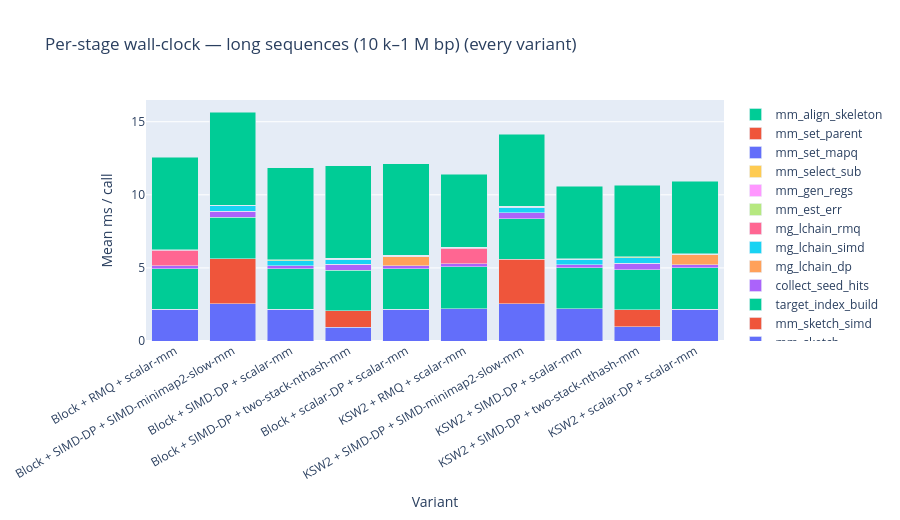
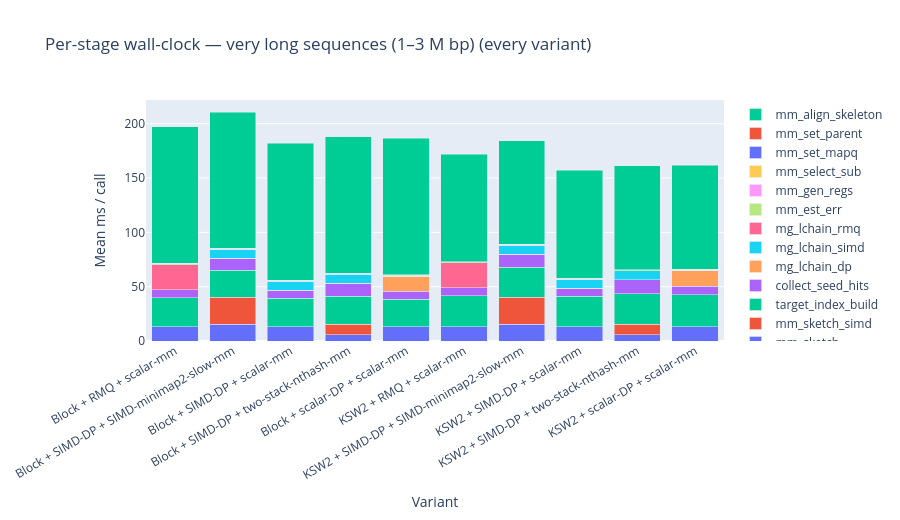
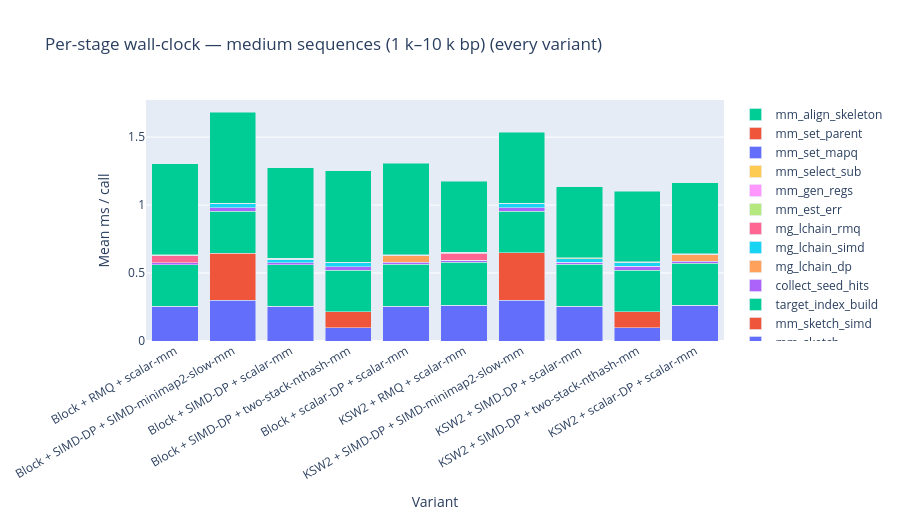
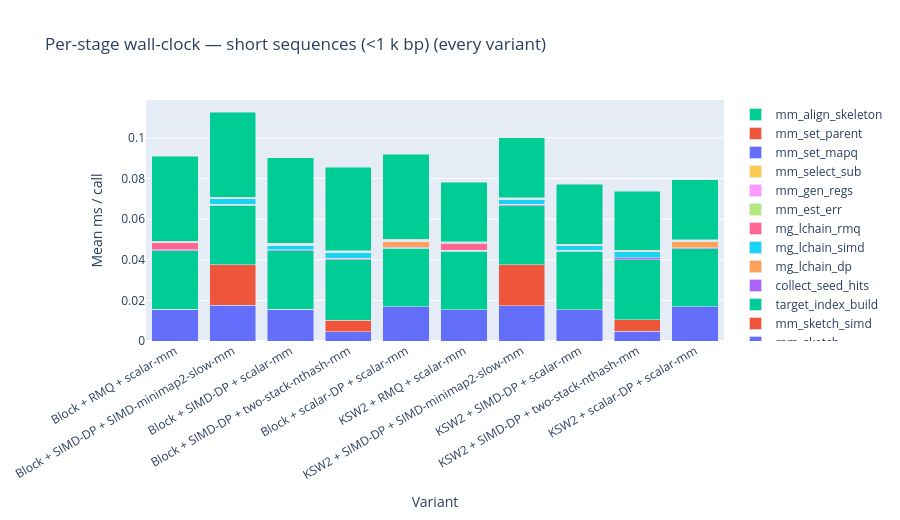

These figures' notebook cell, in order:
### Markdown cell above
## 5. Full per-stage breakdown — every variant

> Same stacked bars as section 2 but for every variant in the bench.
> Useful for diagnosing which stage explains an unexpected total
> wall-clock — e.g. when a SIMD-DP chain wins on chaining time but loses
> in `collect_seed_hits` because of minimizer-set distribution drift.

### Code cell
def render_full_phase_breakdown(chart_id, length_human):
    chart = charts.get(chart_id)
    if chart is None:
        return False
    phases_by_name = {}
    config_set = []
    for trace in chart.get('plotly', {}).get('data', []):
        phase = trace.get('name')
        for cfg, value in zip(trace.get('x', []), trace.get('y', [])):
            if not is_main_grid_label(cfg):
                continue
            phases_by_name.setdefault(phase, {})[cfg] = value
            if cfg not in config_set:
                config_set.append(cfg)
    if not config_set:
        return False
    fig = go.Figure()
    for phase in DOWNSTREAM_PHASE_ORDER:
        if phase not in phases_by_name:
            continue
        ys = [phases_by_name[phase].get(c, 0.0) or 0.0 for c in config_set]
        if all(y == 0 for y in ys):
            continue
        fig.add_trace(go.Bar(name=phase, x=[shorten(c) for c in config_set], y=ys))
    fig.update_layout(
        barmode='stack',
        title=f'Per-stage wall-clock — {length_human} (every variant)',
        xaxis_title='Variant',
        yaxis_title='Mean ms / call',
        height=520,
        xaxis=dict(tickangle=-30),
    )
    fig.show()
    return True


for chart_id, human in [
    ('phase_breakdown_long',      'long sequences (10 k–1 M bp)'),
    ('phase_breakdown_very_long', 'very long sequences (1–3 M bp)'),
    ('phase_breakdown_medium',    'medium sequences (1 k–10 k bp)'),
    ('phase_breakdown_short',     'short sequences (<1 k bp)'),
]:
    rendered = render_full_phase_breakdown(chart_id, human)
    if not rendered:
        display(Markdown(f'_`{chart_id}` not present in the report._'))

### Figure 1 — Plotly figure (JSON) as saved in the notebook; plotly's stock layout.template omitted (floating-point values rounded to 4 significant figures)
{"data": [{"name": "mm_sketch", "type": "bar", "x": ["Block + RMQ + scalar-mm", "Block + SIMD-DP + SIMD-minimap2-slow-mm", "Block + SIMD-DP + scalar-mm", "Block + SIMD-DP + two-stack-nthash-mm", "Block + scalar-DP + scalar-mm", "KSW2 + RMQ + scalar-mm", "KSW2 + SIMD-DP + SIMD-minimap2-slow-mm", "KSW2 + SIMD-DP + scalar-mm", "KSW2 + SIMD-DP + two-stack-nthash-mm", "KSW2 + scalar-DP + scalar-mm"], "y": [2.179, 2.564, 2.175, 0.9459, 2.169, 2.197, 2.543, 2.19, 0.9685, 2.185]}, {"name": "mm_sketch_simd", "type": "bar", "x": ["Block + RMQ + scalar-mm", "Block + SIMD-DP + SIMD-minimap2-slow-mm", "Block + SIMD-DP + scalar-mm", "Block + SIMD-DP + two-stack-nthash-mm", "Block + scalar-DP + scalar-mm", "KSW2 + RMQ + scalar-mm", "KSW2 + SIMD-DP + SIMD-minimap2-slow-mm", "KSW2 + SIMD-DP + scalar-mm", "KSW2 + SIMD-DP + two-stack-nthash-mm", "KSW2 + scalar-DP + scalar-mm"], "y": [0, 3.071, 0, 1.128, 0, 0, 3.039, 0, 1.154, 0]}, {"name": "target_index_build", "type": "bar", "x": ["Block + RMQ + scalar-mm", "Block + SIMD-DP + SIMD-minimap2-slow-mm", "Block + SIMD-DP + scalar-mm", "Block + SIMD-DP + two-stack-nthash-mm", "Block + scalar-DP + scalar-mm", "KSW2 + RMQ + scalar-mm", "KSW2 + SIMD-DP + SIMD-minimap2-slow-mm", "KSW2 + SIMD-DP + scalar-mm", "KSW2 + SIMD-DP + two-stack-nthash-mm", "KSW2 + scalar-DP + scalar-mm"], "y": [2.779, 2.827, 2.767, 2.756, 2.777, 2.873, 2.789, 2.836, 2.768, 2.836]}, {"name": "collect_seed_hits", "type": "bar", "x": ["Block + RMQ + scalar-mm", "Block + SIMD-DP + SIMD-minimap2-slow-mm", "Block + SIMD-DP + scalar-mm", "Block + SIMD-DP + two-stack-nthash-mm", "Block + scalar-DP + scalar-mm", "KSW2 + RMQ + scalar-mm", "KSW2 + SIMD-DP + SIMD-minimap2-slow-mm", "KSW2 + SIMD-DP + scalar-mm", "KSW2 + SIMD-DP + two-stack-nthash-mm", "KSW2 + scalar-DP + scalar-mm"], "y": [0.1976, 0.4007, 0.1965, 0.4044, 0.197, 0.203, 0.4023, 0.2003, 0.4198, 0.1904]}, {"name": "mg_lchain_dp", "type": "bar", "x": ["Block + RMQ + scalar-mm", "Block + SIMD-DP + SIMD-minimap2-slow-mm", "Block + SIMD-DP + scalar-mm", "Block + SIMD-DP + two-stack-nthash-mm", "Block + scalar-DP + scalar-mm", "KSW2 + RMQ + scalar-mm", "KSW2 + SIMD-DP + SIMD-minimap2-slow-mm", "KSW2 + SIMD-DP + scalar-mm", "KSW2 + SIMD-DP + two-stack-nthash-mm", "KSW2 + scalar-DP + scalar-mm"], "y": [0, 0, 0, 0, 0.6598, 0, 0, 0, 0, 0.7106]}, {"name": "mg_lchain_simd", "type": "bar", "x": ["Block + RMQ + scalar-mm", "Block + SIMD-DP + SIMD-minimap2-slow-mm", "Block + SIMD-DP + scalar-mm", "Block + SIMD-DP + two-stack-nthash-mm", "Block + scalar-DP + scalar-mm", "KSW2 + RMQ + scalar-mm", "KSW2 + SIMD-DP + SIMD-minimap2-slow-mm", "KSW2 + SIMD-DP + scalar-mm", "KSW2 + SIMD-DP + two-stack-nthash-mm", "KSW2 + scalar-DP + scalar-mm"], "y": [0, 0.3803, 0.3615, 0.3623, 0, 0, 0.3797, 0.3647, 0.3871, 0]}, {"name": "mg_lchain_rmq", "type": "bar", "x": ["Block + RMQ + scalar-mm", "Block + SIMD-DP + SIMD-minimap2-slow-mm", "Block + SIMD-DP + scalar-mm", "Block + SIMD-DP + two-stack-nthash-mm", "Block + scalar-DP + scalar-mm", "KSW2 + RMQ + scalar-mm", "KSW2 + SIMD-DP + SIMD-minimap2-slow-mm", "KSW2 + SIMD-DP + scalar-mm", "KSW2 + SIMD-DP + two-stack-nthash-mm", "KSW2 + scalar-DP + scalar-mm"], "y": [1.036, 0, 0, 0, 0, 1.065, 0, 0, 0, 0]}, {"name": "mm_est_err", "type": "bar", "x": ["Block + RMQ + scalar-mm", "Block + SIMD-DP + SIMD-minimap2-slow-mm", "Block + SIMD-DP + scalar-mm", "Block + SIMD-DP + two-stack-nthash-mm", "Block + scalar-DP + scalar-mm", "KSW2 + RMQ + scalar-mm", "KSW2 + SIMD-DP + SIMD-minimap2-slow-mm", "KSW2 + SIMD-DP + scalar-mm", "KSW2 + SIMD-DP + two-stack-nthash-mm", "KSW2 + scalar-DP + scalar-mm"], "y": [0.05848, 0.04925, 0.04729, 0.04603, 0.04545, 0.05715, 0.04766, 0.04574, 0.04944, 0.04651]}, {"name": "mm_gen_regs", "type": "bar", "x": ["Block + RMQ + scalar-mm", "Block + SIMD-DP + SIMD-minimap2-slow-mm", "Block + SIMD-DP + scalar-mm", "Block + SIMD-DP + two-stack-nthash-mm", "Block + scalar-DP + scalar-mm", "KSW2 + RMQ + scalar-mm", "KSW2 + SIMD-DP + SIMD-minimap2-slow-mm", "KSW2 + SIMD-DP + scalar-mm", "KSW2 + SIMD-DP + two-stack-nthash-mm", "KSW2 + scalar-DP + scalar-mm"], "y": [0.00373, 0.003977, 0.003896, 0.003685, 0.003759, 0.003842, 0.003807, 0.003728, 0.003747, 0.004043]}, {"name": "mm_select_sub", "type": "bar", "x": ["Block + RMQ + scalar-mm", "Block + SIMD-DP + SIMD-minimap2-slow-mm", "Block + SIMD-DP + scalar-mm", "Block + SIMD-DP + two-stack-nthash-mm", "Block + scalar-DP + scalar-mm", "KSW2 + RMQ + scalar-mm", "KSW2 + SIMD-DP + SIMD-minimap2-slow-mm", "KSW2 + SIMD-DP + scalar-mm", "KSW2 + SIMD-DP + two-stack-nthash-mm", "KSW2 + scalar-DP + scalar-mm"], "y": [0.0005093, 0.0005463, 0.0004839, 0.000463, 0.0004271, 0.0005416, 0.0004611, 0.0004755, 0.0004418, 0.0005001]}, {"name": "mm_set_mapq", "type": "bar", "x": ["Block + RMQ + scalar-mm", "Block + SIMD-DP + SIMD-minimap2-slow-mm", "Block + SIMD-DP + scalar-mm", "Block + SIMD-DP + two-stack-nthash-mm", "Block + scalar-DP + scalar-mm", "KSW2 + RMQ + scalar-mm", "KSW2 + SIMD-DP + SIMD-minimap2-slow-mm", "KSW2 + SIMD-DP + scalar-mm", "KSW2 + SIMD-DP + two-stack-nthash-mm", "KSW2 + scalar-DP + scalar-mm"], "y": [0.0004283, 0.000508, 0.0004155, 0.0005023, 0.0004606, 0.0004827, 0.0003982, 0.0005047, 0.0004704, 0.0004704]}, {"name": "mm_set_parent", "type": "bar", "x": ["Block + RMQ + scalar-mm", "Block + SIMD-DP + SIMD-minimap2-slow-mm", "Block + SIMD-DP + scalar-mm", "Block + SIMD-DP + two-stack-nthash-mm", "Block + scalar-DP + scalar-mm", "KSW2 + RMQ + scalar-mm", "KSW2 + SIMD-DP + SIMD-minimap2-slow-mm", "KSW2 + SIMD-DP + scalar-mm", "KSW2 + SIMD-DP + two-stack-nthash-mm", "KSW2 + scalar-DP + scalar-mm"], "y": [0.000471, 0.0004641, 0.0005001, 0.0004583, 0.0004757, 0.0005359, 0.0005492, 0.0005356, 0.0005018, 0.0005813]}, {"name": "mm_align_skeleton", "type": "bar", "x": ["Block + RMQ + scalar-mm", "Block + SIMD-DP + SIMD-minimap2-slow-mm", "Block + SIMD-DP + scalar-mm", "Block + SIMD-DP + two-stack-nthash-mm", "Block + scalar-DP + scalar-mm", "KSW2 + RMQ + scalar-mm", "KSW2 + SIMD-DP + SIMD-minimap2-slow-mm", "KSW2 + SIMD-DP + scalar-mm", "KSW2 + SIMD-DP + two-stack-nthash-mm", "KSW2 + scalar-DP + scalar-mm"], "y": [6.322, 6.364, 6.288, 6.333, 6.285, 5.007, 4.927, 4.955, 4.913, 4.944]}], "layout": {"barmode": "stack", "height": 520, "title": {"text": "Per-stage wall-clock — long sequences (10 k–1 M bp) (every variant)"}, "xaxis": {"tickangle": -30, "title": {"text": "Variant"}}, "yaxis": {"title": {"text": "Mean ms / call"}}}}

### Figure 2 — Plotly figure (JSON) as saved in the notebook; plotly's stock layout.template omitted (floating-point values rounded to 4 significant figures)
{"data": [{"name": "mm_sketch", "type": "bar", "x": ["Block + RMQ + scalar-mm", "Block + SIMD-DP + SIMD-minimap2-slow-mm", "Block + SIMD-DP + scalar-mm", "Block + SIMD-DP + two-stack-nthash-mm", "Block + scalar-DP + scalar-mm", "KSW2 + RMQ + scalar-mm", "KSW2 + SIMD-DP + SIMD-minimap2-slow-mm", "KSW2 + SIMD-DP + scalar-mm", "KSW2 + SIMD-DP + two-stack-nthash-mm", "KSW2 + scalar-DP + scalar-mm"], "y": [13.01, 15.22, 13.03, 5.714, 12.89, 13.15, 15.28, 13.06, 5.879, 13.15]}, {"name": "mm_sketch_simd", "type": "bar", "x": ["Block + RMQ + scalar-mm", "Block + SIMD-DP + SIMD-minimap2-slow-mm", "Block + SIMD-DP + scalar-mm", "Block + SIMD-DP + two-stack-nthash-mm", "Block + scalar-DP + scalar-mm", "KSW2 + RMQ + scalar-mm", "KSW2 + SIMD-DP + SIMD-minimap2-slow-mm", "KSW2 + SIMD-DP + scalar-mm", "KSW2 + SIMD-DP + two-stack-nthash-mm", "KSW2 + scalar-DP + scalar-mm"], "y": [0, 25.22, 0, 9.517, 0, 0, 25.07, 0, 9.594, 0]}, {"name": "target_index_build", "type": "bar", "x": ["Block + RMQ + scalar-mm", "Block + SIMD-DP + SIMD-minimap2-slow-mm", "Block + SIMD-DP + scalar-mm", "Block + SIMD-DP + two-stack-nthash-mm", "Block + scalar-DP + scalar-mm", "KSW2 + RMQ + scalar-mm", "KSW2 + SIMD-DP + SIMD-minimap2-slow-mm", "KSW2 + SIMD-DP + scalar-mm", "KSW2 + SIMD-DP + two-stack-nthash-mm", "KSW2 + scalar-DP + scalar-mm"], "y": [26.96, 24.63, 26.52, 25.84, 25.56, 28.3, 27.61, 28.09, 27.87, 29.6]}, {"name": "collect_seed_hits", "type": "bar", "x": ["Block + RMQ + scalar-mm", "Block + SIMD-DP + SIMD-minimap2-slow-mm", "Block + SIMD-DP + scalar-mm", "Block + SIMD-DP + two-stack-nthash-mm", "Block + scalar-DP + scalar-mm", "KSW2 + RMQ + scalar-mm", "KSW2 + SIMD-DP + SIMD-minimap2-slow-mm", "KSW2 + SIMD-DP + scalar-mm", "KSW2 + SIMD-DP + two-stack-nthash-mm", "KSW2 + scalar-DP + scalar-mm"], "y": [7.381, 11.32, 7.391, 12.3, 7.165, 7.392, 11.78, 7.451, 12.98, 7.46]}, {"name": "mg_lchain_dp", "type": "bar", "x": ["Block + RMQ + scalar-mm", "Block + SIMD-DP + SIMD-minimap2-slow-mm", "Block + SIMD-DP + scalar-mm", "Block + SIMD-DP + two-stack-nthash-mm", "Block + scalar-DP + scalar-mm", "KSW2 + RMQ + scalar-mm", "KSW2 + SIMD-DP + SIMD-minimap2-slow-mm", "KSW2 + SIMD-DP + scalar-mm", "KSW2 + SIMD-DP + two-stack-nthash-mm", "KSW2 + scalar-DP + scalar-mm"], "y": [0, 0, 0, 0, 14.04, 0, 0, 0, 0, 14.74]}, {"name": "mg_lchain_simd", "type": "bar", "x": ["Block + RMQ + scalar-mm", "Block + SIMD-DP + SIMD-minimap2-slow-mm", "Block + SIMD-DP + scalar-mm", "Block + SIMD-DP + two-stack-nthash-mm", "Block + scalar-DP + scalar-mm", "KSW2 + RMQ + scalar-mm", "KSW2 + SIMD-DP + SIMD-minimap2-slow-mm", "KSW2 + SIMD-DP + scalar-mm", "KSW2 + SIMD-DP + two-stack-nthash-mm", "KSW2 + scalar-DP + scalar-mm"], "y": [0, 7.911, 7.98, 7.911, 0, 0, 8.376, 8.163, 8.276, 0]}, {"name": "mg_lchain_rmq", "type": "bar", "x": ["Block + RMQ + scalar-mm", "Block + SIMD-DP + SIMD-minimap2-slow-mm", "Block + SIMD-DP + scalar-mm", "Block + SIMD-DP + two-stack-nthash-mm", "Block + scalar-DP + scalar-mm", "KSW2 + RMQ + scalar-mm", "KSW2 + SIMD-DP + SIMD-minimap2-slow-mm", "KSW2 + SIMD-DP + scalar-mm", "KSW2 + SIMD-DP + two-stack-nthash-mm", "KSW2 + scalar-DP + scalar-mm"], "y": [23.04, 0, 0, 0, 0, 23.11, 0, 0, 0, 0]}, {"name": "mm_est_err", "type": "bar", "x": ["Block + RMQ + scalar-mm", "Block + SIMD-DP + SIMD-minimap2-slow-mm", "Block + SIMD-DP + scalar-mm", "Block + SIMD-DP + two-stack-nthash-mm", "Block + scalar-DP + scalar-mm", "KSW2 + RMQ + scalar-mm", "KSW2 + SIMD-DP + SIMD-minimap2-slow-mm", "KSW2 + SIMD-DP + scalar-mm", "KSW2 + SIMD-DP + two-stack-nthash-mm", "KSW2 + scalar-DP + scalar-mm"], "y": [1.049, 1.026, 1.073, 1.049, 1.083, 1.077, 1.01, 1.047, 1.05, 1.064]}, {"name": "mm_gen_regs", "type": "bar", "x": ["Block + RMQ + scalar-mm", "Block + SIMD-DP + SIMD-minimap2-slow-mm", "Block + SIMD-DP + scalar-mm", "Block + SIMD-DP + two-stack-nthash-mm", "Block + scalar-DP + scalar-mm", "KSW2 + RMQ + scalar-mm", "KSW2 + SIMD-DP + SIMD-minimap2-slow-mm", "KSW2 + SIMD-DP + scalar-mm", "KSW2 + SIMD-DP + two-stack-nthash-mm", "KSW2 + scalar-DP + scalar-mm"], "y": [0.06567, 0.06494, 0.06469, 0.06525, 0.06547, 0.06622, 0.06879, 0.0654, 0.06733, 0.06797]}, {"name": "mm_select_sub", "type": "bar", "x": ["Block + RMQ + scalar-mm", "Block + SIMD-DP + SIMD-minimap2-slow-mm", "Block + SIMD-DP + scalar-mm", "Block + SIMD-DP + two-stack-nthash-mm", "Block + scalar-DP + scalar-mm", "KSW2 + RMQ + scalar-mm", "KSW2 + SIMD-DP + SIMD-minimap2-slow-mm", "KSW2 + SIMD-DP + scalar-mm", "KSW2 + SIMD-DP + two-stack-nthash-mm", "KSW2 + scalar-DP + scalar-mm"], "y": [0.001055, 0.0009027, 0.0009237, 0.0009234, 0.0009096, 0.0008577, 0.0008102, 0.0008613, 0.0008311, 0.0009859]}, {"name": "mm_set_mapq", "type": "bar", "x": ["Block + RMQ + scalar-mm", "Block + SIMD-DP + SIMD-minimap2-slow-mm", "Block + SIMD-DP + scalar-mm", "Block + SIMD-DP + two-stack-nthash-mm", "Block + scalar-DP + scalar-mm", "KSW2 + RMQ + scalar-mm", "KSW2 + SIMD-DP + SIMD-minimap2-slow-mm", "KSW2 + SIMD-DP + scalar-mm", "KSW2 + SIMD-DP + two-stack-nthash-mm", "KSW2 + scalar-DP + scalar-mm"], "y": [0.0005625, 0.0005277, 0.0005313, 0.0004826, 0.000507, 0.0005347, 0.0005047, 0.0008888, 0.0007083, 0.0005323]}, {"name": "mm_set_parent", "type": "bar", "x": ["Block + RMQ + scalar-mm", "Block + SIMD-DP + SIMD-minimap2-slow-mm", "Block + SIMD-DP + scalar-mm", "Block + SIMD-DP + two-stack-nthash-mm", "Block + scalar-DP + scalar-mm", "KSW2 + RMQ + scalar-mm", "KSW2 + SIMD-DP + SIMD-minimap2-slow-mm", "KSW2 + SIMD-DP + scalar-mm", "KSW2 + SIMD-DP + two-stack-nthash-mm", "KSW2 + scalar-DP + scalar-mm"], "y": [0.001198, 0.0008089, 0.0008402, 0.000809, 0.0008228, 0.0008992, 0.001005, 0.0009583, 0.0008588, 0.0009977]}, {"name": "mm_align_skeleton", "type": "bar", "x": ["Block + RMQ + scalar-mm", "Block + SIMD-DP + SIMD-minimap2-slow-mm", "Block + SIMD-DP + scalar-mm", "Block + SIMD-DP + two-stack-nthash-mm", "Block + scalar-DP + scalar-mm", "KSW2 + RMQ + scalar-mm", "KSW2 + SIMD-DP + SIMD-minimap2-slow-mm", "KSW2 + SIMD-DP + scalar-mm", "KSW2 + SIMD-DP + two-stack-nthash-mm", "KSW2 + scalar-DP + scalar-mm"], "y": [125.8, 125.3, 126.0, 125.5, 125.6, 98.93, 95.19, 99.46, 95.53, 95.67]}], "layout": {"barmode": "stack", "height": 520, "title": {"text": "Per-stage wall-clock — very long sequences (1–3 M bp) (every variant)"}, "xaxis": {"tickangle": -30, "title": {"text": "Variant"}}, "yaxis": {"title": {"text": "Mean ms / call"}}}}

### Figure 3 — Plotly figure (JSON) as saved in the notebook; plotly's stock layout.template omitted (floating-point values rounded to 4 significant figures)
{"data": [{"name": "mm_sketch", "type": "bar", "x": ["Block + RMQ + scalar-mm", "Block + SIMD-DP + SIMD-minimap2-slow-mm", "Block + SIMD-DP + scalar-mm", "Block + SIMD-DP + two-stack-nthash-mm", "Block + scalar-DP + scalar-mm", "KSW2 + RMQ + scalar-mm", "KSW2 + SIMD-DP + SIMD-minimap2-slow-mm", "KSW2 + SIMD-DP + scalar-mm", "KSW2 + SIMD-DP + two-stack-nthash-mm", "KSW2 + scalar-DP + scalar-mm"], "y": [0.2567, 0.2984, 0.255, 0.09866, 0.2567, 0.2617, 0.2995, 0.2569, 0.09927, 0.2643]}, {"name": "mm_sketch_simd", "type": "bar", "x": ["Block + RMQ + scalar-mm", "Block + SIMD-DP + SIMD-minimap2-slow-mm", "Block + SIMD-DP + scalar-mm", "Block + SIMD-DP + two-stack-nthash-mm", "Block + scalar-DP + scalar-mm", "KSW2 + RMQ + scalar-mm", "KSW2 + SIMD-DP + SIMD-minimap2-slow-mm", "KSW2 + SIMD-DP + scalar-mm", "KSW2 + SIMD-DP + two-stack-nthash-mm", "KSW2 + scalar-DP + scalar-mm"], "y": [0, 0.3485, 0, 0.1165, 0, 0, 0.3497, 0, 0.1168, 0]}, {"name": "target_index_build", "type": "bar", "x": ["Block + RMQ + scalar-mm", "Block + SIMD-DP + SIMD-minimap2-slow-mm", "Block + SIMD-DP + scalar-mm", "Block + SIMD-DP + two-stack-nthash-mm", "Block + scalar-DP + scalar-mm", "KSW2 + RMQ + scalar-mm", "KSW2 + SIMD-DP + SIMD-minimap2-slow-mm", "KSW2 + SIMD-DP + scalar-mm", "KSW2 + SIMD-DP + two-stack-nthash-mm", "KSW2 + scalar-DP + scalar-mm"], "y": [0.3054, 0.3075, 0.3052, 0.305, 0.3064, 0.3164, 0.3072, 0.3073, 0.306, 0.307]}, {"name": "collect_seed_hits", "type": "bar", "x": ["Block + RMQ + scalar-mm", "Block + SIMD-DP + SIMD-minimap2-slow-mm", "Block + SIMD-DP + scalar-mm", "Block + SIMD-DP + two-stack-nthash-mm", "Block + scalar-DP + scalar-mm", "KSW2 + RMQ + scalar-mm", "KSW2 + SIMD-DP + SIMD-minimap2-slow-mm", "KSW2 + SIMD-DP + scalar-mm", "KSW2 + SIMD-DP + two-stack-nthash-mm", "KSW2 + scalar-DP + scalar-mm"], "y": [0.01497, 0.02538, 0.01485, 0.02685, 0.01497, 0.01533, 0.02556, 0.015, 0.02673, 0.01513]}, {"name": "mg_lchain_dp", "type": "bar", "x": ["Block + RMQ + scalar-mm", "Block + SIMD-DP + SIMD-minimap2-slow-mm", "Block + SIMD-DP + scalar-mm", "Block + SIMD-DP + two-stack-nthash-mm", "Block + scalar-DP + scalar-mm", "KSW2 + RMQ + scalar-mm", "KSW2 + SIMD-DP + SIMD-minimap2-slow-mm", "KSW2 + SIMD-DP + scalar-mm", "KSW2 + SIMD-DP + two-stack-nthash-mm", "KSW2 + scalar-DP + scalar-mm"], "y": [0, 0, 0, 0, 0.05143, 0, 0, 0, 0, 0.05172]}, {"name": "mg_lchain_simd", "type": "bar", "x": ["Block + RMQ + scalar-mm", "Block + SIMD-DP + SIMD-minimap2-slow-mm", "Block + SIMD-DP + scalar-mm", "Block + SIMD-DP + two-stack-nthash-mm", "Block + scalar-DP + scalar-mm", "KSW2 + RMQ + scalar-mm", "KSW2 + SIMD-DP + SIMD-minimap2-slow-mm", "KSW2 + SIMD-DP + scalar-mm", "KSW2 + SIMD-DP + two-stack-nthash-mm", "KSW2 + scalar-DP + scalar-mm"], "y": [0, 0.02831, 0.02748, 0.0284, 0, 0, 0.02818, 0.02776, 0.02841, 0]}, {"name": "mg_lchain_rmq", "type": "bar", "x": ["Block + RMQ + scalar-mm", "Block + SIMD-DP + SIMD-minimap2-slow-mm", "Block + SIMD-DP + scalar-mm", "Block + SIMD-DP + two-stack-nthash-mm", "Block + scalar-DP + scalar-mm", "KSW2 + RMQ + scalar-mm", "KSW2 + SIMD-DP + SIMD-minimap2-slow-mm", "KSW2 + SIMD-DP + scalar-mm", "KSW2 + SIMD-DP + two-stack-nthash-mm", "KSW2 + scalar-DP + scalar-mm"], "y": [0.0513, 0, 0, 0, 0, 0.0535, 0, 0, 0, 0]}, {"name": "mm_est_err", "type": "bar", "x": ["Block + RMQ + scalar-mm", "Block + SIMD-DP + SIMD-minimap2-slow-mm", "Block + SIMD-DP + scalar-mm", "Block + SIMD-DP + two-stack-nthash-mm", "Block + scalar-DP + scalar-mm", "KSW2 + RMQ + scalar-mm", "KSW2 + SIMD-DP + SIMD-minimap2-slow-mm", "KSW2 + SIMD-DP + scalar-mm", "KSW2 + SIMD-DP + two-stack-nthash-mm", "KSW2 + scalar-DP + scalar-mm"], "y": [0.004171, 0.004072, 0.003968, 0.004057, 0.004096, 0.004268, 0.004078, 0.004094, 0.004033, 0.004325]}, {"name": "mm_gen_regs", "type": "bar", "x": ["Block + RMQ + scalar-mm", "Block + SIMD-DP + SIMD-minimap2-slow-mm", "Block + SIMD-DP + scalar-mm", "Block + SIMD-DP + two-stack-nthash-mm", "Block + scalar-DP + scalar-mm", "KSW2 + RMQ + scalar-mm", "KSW2 + SIMD-DP + SIMD-minimap2-slow-mm", "KSW2 + SIMD-DP + scalar-mm", "KSW2 + SIMD-DP + two-stack-nthash-mm", "KSW2 + scalar-DP + scalar-mm"], "y": [0.0004256, 0.0004239, 0.0004094, 0.0003929, 0.0004232, 0.0004473, 0.0004074, 0.0004208, 0.0003953, 0.0004406]}, {"name": "mm_select_sub", "type": "bar", "x": ["Block + RMQ + scalar-mm", "Block + SIMD-DP + SIMD-minimap2-slow-mm", "Block + SIMD-DP + scalar-mm", "Block + SIMD-DP + two-stack-nthash-mm", "Block + scalar-DP + scalar-mm", "KSW2 + RMQ + scalar-mm", "KSW2 + SIMD-DP + SIMD-minimap2-slow-mm", "KSW2 + SIMD-DP + scalar-mm", "KSW2 + SIMD-DP + two-stack-nthash-mm", "KSW2 + scalar-DP + scalar-mm"], "y": [0.0001957, 0.0002038, 0.0001874, 0.0001887, 0.0001961, 0.0002129, 0.0001905, 0.0001982, 0.0001732, 0.0001964]}, {"name": "mm_set_mapq", "type": "bar", "x": ["Block + RMQ + scalar-mm", "Block + SIMD-DP + SIMD-minimap2-slow-mm", "Block + SIMD-DP + scalar-mm", "Block + SIMD-DP + two-stack-nthash-mm", "Block + scalar-DP + scalar-mm", "KSW2 + RMQ + scalar-mm", "KSW2 + SIMD-DP + SIMD-minimap2-slow-mm", "KSW2 + SIMD-DP + scalar-mm", "KSW2 + SIMD-DP + two-stack-nthash-mm", "KSW2 + scalar-DP + scalar-mm"], "y": [0.0001331, 0.0001488, 0.0001206, 0.0001417, 0.0001417, 0.0001477, 0.0001454, 0.0001318, 0.0001166, 0.000127]}, {"name": "mm_set_parent", "type": "bar", "x": ["Block + RMQ + scalar-mm", "Block + SIMD-DP + SIMD-minimap2-slow-mm", "Block + SIMD-DP + scalar-mm", "Block + SIMD-DP + two-stack-nthash-mm", "Block + scalar-DP + scalar-mm", "KSW2 + RMQ + scalar-mm", "KSW2 + SIMD-DP + SIMD-minimap2-slow-mm", "KSW2 + SIMD-DP + scalar-mm", "KSW2 + SIMD-DP + two-stack-nthash-mm", "KSW2 + scalar-DP + scalar-mm"], "y": [0.0003535, 0.000367, 0.000335, 0.0003328, 0.0003423, 0.0003788, 0.0003863, 0.0003734, 0.0003647, 0.0003829]}, {"name": "mm_align_skeleton", "type": "bar", "x": ["Block + RMQ + scalar-mm", "Block + SIMD-DP + SIMD-minimap2-slow-mm", "Block + SIMD-DP + scalar-mm", "Block + SIMD-DP + two-stack-nthash-mm", "Block + scalar-DP + scalar-mm", "KSW2 + RMQ + scalar-mm", "KSW2 + SIMD-DP + SIMD-minimap2-slow-mm", "KSW2 + SIMD-DP + scalar-mm", "KSW2 + SIMD-DP + two-stack-nthash-mm", "KSW2 + scalar-DP + scalar-mm"], "y": [0.6716, 0.6711, 0.6687, 0.6704, 0.6724, 0.5231, 0.5214, 0.5221, 0.5193, 0.5226]}], "layout": {"barmode": "stack", "height": 520, "title": {"text": "Per-stage wall-clock — medium sequences (1 k–10 k bp) (every variant)"}, "xaxis": {"tickangle": -30, "title": {"text": "Variant"}}, "yaxis": {"title": {"text": "Mean ms / call"}}}}

### Figure 4 — Plotly figure (JSON) as saved in the notebook; plotly's stock layout.template omitted (floating-point values rounded to 4 significant figures)
{"data": [{"name": "mm_sketch", "type": "bar", "x": ["Block + RMQ + scalar-mm", "Block + SIMD-DP + SIMD-minimap2-slow-mm", "Block + SIMD-DP + scalar-mm", "Block + SIMD-DP + two-stack-nthash-mm", "Block + scalar-DP + scalar-mm", "KSW2 + RMQ + scalar-mm", "KSW2 + SIMD-DP + SIMD-minimap2-slow-mm", "KSW2 + SIMD-DP + scalar-mm", "KSW2 + SIMD-DP + two-stack-nthash-mm", "KSW2 + scalar-DP + scalar-mm"], "y": [0.01567, 0.01754, 0.01558, 0.004656, 0.01681, 0.01545, 0.01744, 0.01529, 0.004748, 0.01678]}, {"name": "mm_sketch_simd", "type": "bar", "x": ["Block + RMQ + scalar-mm", "Block + SIMD-DP + SIMD-minimap2-slow-mm", "Block + SIMD-DP + scalar-mm", "Block + SIMD-DP + two-stack-nthash-mm", "Block + scalar-DP + scalar-mm", "KSW2 + RMQ + scalar-mm", "KSW2 + SIMD-DP + SIMD-minimap2-slow-mm", "KSW2 + SIMD-DP + scalar-mm", "KSW2 + SIMD-DP + two-stack-nthash-mm", "KSW2 + scalar-DP + scalar-mm"], "y": [0, 0.0201, 0, 0.00553, 0, 0, 0.02, 0, 0.005612, 0]}, {"name": "target_index_build", "type": "bar", "x": ["Block + RMQ + scalar-mm", "Block + SIMD-DP + SIMD-minimap2-slow-mm", "Block + SIMD-DP + scalar-mm", "Block + SIMD-DP + two-stack-nthash-mm", "Block + scalar-DP + scalar-mm", "KSW2 + RMQ + scalar-mm", "KSW2 + SIMD-DP + SIMD-minimap2-slow-mm", "KSW2 + SIMD-DP + scalar-mm", "KSW2 + SIMD-DP + two-stack-nthash-mm", "KSW2 + scalar-DP + scalar-mm"], "y": [0.02882, 0.02917, 0.02878, 0.02979, 0.02874, 0.0287, 0.02921, 0.02877, 0.02975, 0.02862]}, {"name": "collect_seed_hits", "type": "bar", "x": ["Block + RMQ + scalar-mm", "Block + SIMD-DP + SIMD-minimap2-slow-mm", "Block + SIMD-DP + scalar-mm", "Block + SIMD-DP + two-stack-nthash-mm", "Block + scalar-DP + scalar-mm", "KSW2 + RMQ + scalar-mm", "KSW2 + SIMD-DP + SIMD-minimap2-slow-mm", "KSW2 + SIMD-DP + scalar-mm", "KSW2 + SIMD-DP + two-stack-nthash-mm", "KSW2 + scalar-DP + scalar-mm"], "y": [0.0005162, 0.0006242, 0.0005172, 0.0007519, 0.0005364, 0.0005148, 0.0006112, 0.0005168, 0.0007706, 0.0005316]}, {"name": "mg_lchain_dp", "type": "bar", "x": ["Block + RMQ + scalar-mm", "Block + SIMD-DP + SIMD-minimap2-slow-mm", "Block + SIMD-DP + scalar-mm", "Block + SIMD-DP + two-stack-nthash-mm", "Block + scalar-DP + scalar-mm", "KSW2 + RMQ + scalar-mm", "KSW2 + SIMD-DP + SIMD-minimap2-slow-mm", "KSW2 + SIMD-DP + scalar-mm", "KSW2 + SIMD-DP + two-stack-nthash-mm", "KSW2 + scalar-DP + scalar-mm"], "y": [0, 0, 0, 0, 0.003069, 0, 0, 0, 0, 0.003076]}, {"name": "mg_lchain_simd", "type": "bar", "x": ["Block + RMQ + scalar-mm", "Block + SIMD-DP + SIMD-minimap2-slow-mm", "Block + SIMD-DP + scalar-mm", "Block + SIMD-DP + two-stack-nthash-mm", "Block + scalar-DP + scalar-mm", "KSW2 + RMQ + scalar-mm", "KSW2 + SIMD-DP + SIMD-minimap2-slow-mm", "KSW2 + SIMD-DP + scalar-mm", "KSW2 + SIMD-DP + two-stack-nthash-mm", "KSW2 + scalar-DP + scalar-mm"], "y": [0, 0.002528, 0.002371, 0.002979, 0, 0, 0.002484, 0.002337, 0.002988, 0]}, {"name": "mg_lchain_rmq", "type": "bar", "x": ["Block + RMQ + scalar-mm", "Block + SIMD-DP + SIMD-minimap2-slow-mm", "Block + SIMD-DP + scalar-mm", "Block + SIMD-DP + two-stack-nthash-mm", "Block + scalar-DP + scalar-mm", "KSW2 + RMQ + scalar-mm", "KSW2 + SIMD-DP + SIMD-minimap2-slow-mm", "KSW2 + SIMD-DP + scalar-mm", "KSW2 + SIMD-DP + two-stack-nthash-mm", "KSW2 + scalar-DP + scalar-mm"], "y": [0.003263, 0, 0, 0, 0, 0.003294, 0, 0, 0, 0]}, {"name": "mm_est_err", "type": "bar", "x": ["Block + RMQ + scalar-mm", "Block + SIMD-DP + SIMD-minimap2-slow-mm", "Block + SIMD-DP + scalar-mm", "Block + SIMD-DP + two-stack-nthash-mm", "Block + scalar-DP + scalar-mm", "KSW2 + RMQ + scalar-mm", "KSW2 + SIMD-DP + SIMD-minimap2-slow-mm", "KSW2 + SIMD-DP + scalar-mm", "KSW2 + SIMD-DP + two-stack-nthash-mm", "KSW2 + scalar-DP + scalar-mm"], "y": [0.0003138, 0.0003314, 0.0003238, 0.000342, 0.000328, 0.0003055, 0.0003601, 0.0003387, 0.0003781, 0.0003335]}, {"name": "mm_gen_regs", "type": "bar", "x": ["Block + RMQ + scalar-mm", "Block + SIMD-DP + SIMD-minimap2-slow-mm", "Block + SIMD-DP + scalar-mm", "Block + SIMD-DP + two-stack-nthash-mm", "Block + scalar-DP + scalar-mm", "KSW2 + RMQ + scalar-mm", "KSW2 + SIMD-DP + SIMD-minimap2-slow-mm", "KSW2 + SIMD-DP + scalar-mm", "KSW2 + SIMD-DP + two-stack-nthash-mm", "KSW2 + scalar-DP + scalar-mm"], "y": [8.7e-05, 8.642e-05, 8.5e-05, 8.04e-05, 8.716e-05, 8.753e-05, 8.451e-05, 8.483e-05, 8.121e-05, 8.68e-05]}, {"name": "mm_select_sub", "type": "bar", "x": ["Block + RMQ + scalar-mm", "Block + SIMD-DP + SIMD-minimap2-slow-mm", "Block + SIMD-DP + scalar-mm", "Block + SIMD-DP + two-stack-nthash-mm", "Block + scalar-DP + scalar-mm", "KSW2 + RMQ + scalar-mm", "KSW2 + SIMD-DP + SIMD-minimap2-slow-mm", "KSW2 + SIMD-DP + scalar-mm", "KSW2 + SIMD-DP + two-stack-nthash-mm", "KSW2 + scalar-DP + scalar-mm"], "y": [0.0001075, 0.000111, 0.0001107, 0.0001059, 0.0001084, 0.0001066, 0.0001096, 0.0001074, 0.0001073, 0.0001096]}, {"name": "mm_set_mapq", "type": "bar", "x": ["Block + RMQ + scalar-mm", "Block + SIMD-DP + SIMD-minimap2-slow-mm", "Block + SIMD-DP + scalar-mm", "Block + SIMD-DP + two-stack-nthash-mm", "Block + scalar-DP + scalar-mm", "KSW2 + RMQ + scalar-mm", "KSW2 + SIMD-DP + SIMD-minimap2-slow-mm", "KSW2 + SIMD-DP + scalar-mm", "KSW2 + SIMD-DP + two-stack-nthash-mm", "KSW2 + scalar-DP + scalar-mm"], "y": [4.521e-05, 4.975e-05, 4.859e-05, 4.484e-05, 4.823e-05, 4.263e-05, 4.343e-05, 4.227e-05, 4.304e-05, 4.557e-05]}, {"name": "mm_set_parent", "type": "bar", "x": ["Block + RMQ + scalar-mm", "Block + SIMD-DP + SIMD-minimap2-slow-mm", "Block + SIMD-DP + scalar-mm", "Block + SIMD-DP + two-stack-nthash-mm", "Block + scalar-DP + scalar-mm", "KSW2 + RMQ + scalar-mm", "KSW2 + SIMD-DP + SIMD-minimap2-slow-mm", "KSW2 + SIMD-DP + scalar-mm", "KSW2 + SIMD-DP + two-stack-nthash-mm", "KSW2 + scalar-DP + scalar-mm"], "y": [0.0002536, 0.0002483, 0.0002544, 0.0002361, 0.0002575, 0.0002485, 0.0002484, 0.0002453, 0.0002361, 0.0002535]}, {"name": "mm_align_skeleton", "type": "bar", "x": ["Block + RMQ + scalar-mm", "Block + SIMD-DP + SIMD-minimap2-slow-mm", "Block + SIMD-DP + scalar-mm", "Block + SIMD-DP + two-stack-nthash-mm", "Block + scalar-DP + scalar-mm", "KSW2 + RMQ + scalar-mm", "KSW2 + SIMD-DP + SIMD-minimap2-slow-mm", "KSW2 + SIMD-DP + scalar-mm", "KSW2 + SIMD-DP + two-stack-nthash-mm", "KSW2 + scalar-DP + scalar-mm"], "y": [0.04182, 0.04192, 0.04206, 0.04094, 0.04183, 0.02946, 0.02936, 0.02943, 0.02897, 0.02958]}], "layout": {"barmode": "stack", "height": 520, "title": {"text": "Per-stage wall-clock — short sequences (<1 k bp) (every variant)"}, "xaxis": {"tickangle": -30, "title": {"text": "Variant"}}, "yaxis": {"title": {"text": "Mean ms / call"}}}}
